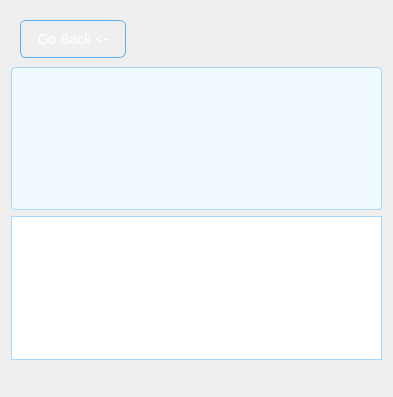
<?xml version="1.0" encoding="UTF-8"?>
<ui version="4.0">
 <class>InterfacesDisplayWidget</class>
 <widget class="QWidget" name="InterfacesDisplayWidget">
  <property name="geometry">
   <rect>
    <x>0</x>
    <y>0</y>
    <width>393</width>
    <height>397</height>
   </rect>
  </property>
  <property name="windowTitle">
   <string>Form</string>
  </property>
  <property name="styleSheet">
   <string notr="true">/* 通用字体设置 */
* {
    font-family: &quot;Segoe UI&quot;, &quot;Microsoft YaHei&quot;, sans-serif;
    font-size: 14px;
}

/* -------------------- QPushButton 样式 -------------------- */
QPushButton {
    color: #ffffff;
    background-color: qlineargradient(x1:0, y1:0, x2:0, y2:1,
                                      stop:0 #a6d8ff, stop:1 #5ab0f2);
    border: 1px solid #5ab0f2;
    border-radius: 6px;
    padding: 6px 12px;
    min-height: 24px;
    min-width: 80px;
}

QPushButton:hover {
    background-color: qlineargradient(x1:0, y1:0, x2:0, y2:1,
                                      stop:0 #b8e0ff, stop:1 #6bb8f5);
    border: 1px solid #6bb8f5;
}

QPushButton:pressed {
    background-color: qlineargradient(x1:0, y1:0, x2:0, y2:1,
                                      stop:0 #5ab0f2, stop:1 #a6d8ff);
    border: 1px solid #5ab0f2;
    padding-left: 8px;
    padding-top: 8px;
}

QPushButton:disabled {
    background-color: #e0e0e0;
    color: #a0a0a0;
    border: 1px solid #c0c0c0;
}

/* -------------------- QListWidget 样式 -------------------- */
QListWidget {
    background-color: #f0faff;
    border: 1px solid #a6d8ff;
    border-radius: 4px;
    padding: 4px;
}

QListWidget::item {
    padding: 6px;
    margin: 2px 0;
    border-radius: 4px;
}

QListWidget::item:hover {
    background-color: #d0efff;
    color: #003366;
}

QListWidget::item:selected {
    background-color: #a6d8ff;
    color: #ffffff;
}

/* -------------------- QTableWidget 样式 -------------------- */
QTableWidget {
    background-color: #ffffff;
    border: 1px solid #a6d8ff;
    gridline-color: #d0efff;
    selection-background-color: #a6d8ff;
    selection-color: #ffffff;
    alternate-background-color: #f0faff;
}

QTableWidget::item {
    padding: 4px;
}

QTableWidget::item:selected {
    background-color: #a6d8ff;
    color: #ffffff;
}

QHeaderView::section {
    background-color: #d0efff;
    padding: 4px;
    border: 1px solid #a6d8ff;
    border-radius: 4px;
}

QTableCornerButton::section {
    background-color: #d0efff;
    border: 1px solid #a6d8ff;
}

/* -------------------- QLabel 样式 -------------------- */
QLabel {
    color: #003366;
    background-color: transparent;
    font-size: 14px;
    padding: 2px;
}</string>
  </property>
  <layout class="QVBoxLayout" name="verticalLayout">
   <item>
    <widget class="QWidget" name="btn_widgets" native="true">
     <property name="minimumSize">
      <size>
       <width>0</width>
       <height>50</height>
      </size>
     </property>
     <layout class="QHBoxLayout" name="horizontalLayout">
      <item>
       <widget class="QPushButton" name="btn_goback">
        <property name="minimumSize">
         <size>
          <width>106</width>
          <height>38</height>
         </size>
        </property>
        <property name="text">
         <string>Go Back &lt;-</string>
        </property>
       </widget>
      </item>
      <item>
       <spacer name="horizontalSpacer">
        <property name="orientation">
         <enum>Qt::Orientation::Horizontal</enum>
        </property>
        <property name="sizeHint" stdset="0">
         <size>
          <width>256</width>
          <height>20</height>
         </size>
        </property>
       </spacer>
      </item>
     </layout>
    </widget>
   </item>
   <item>
    <widget class="QListWidget" name="interfaces_listwidget">
     <property name="editTriggers">
      <set>QAbstractItemView::EditTrigger::NoEditTriggers</set>
     </property>
    </widget>
   </item>
   <item>
    <widget class="QTableWidget" name="details_tableWidget">
     <property name="editTriggers">
      <set>QAbstractItemView::EditTrigger::NoEditTriggers</set>
     </property>
     <attribute name="horizontalHeaderStretchLastSection">
      <bool>true</bool>
     </attribute>
     <attribute name="verticalHeaderVisible">
      <bool>false</bool>
     </attribute>
    </widget>
   </item>
   <item>
    <widget class="QLabel" name="label">
     <property name="text">
      <string/>
     </property>
    </widget>
   </item>
  </layout>
 </widget>
 <resources/>
 <connections/>
</ui>
